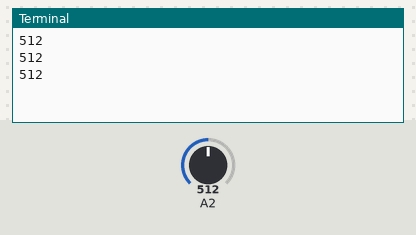
Simulated run of this program. Board: Raspberry Pi (BCM pin numbers) with a GrovePi and a Grove Base HAT. On the bench: the last lines printed to the terminal. The inputs (shaded band) are chosen by the test bench; at power-on: A2 = 512 (analog values on the 0–1023 scale).

Above: at 1.2 s.
1.3 s: A2 set to 716
At 1.9 s:
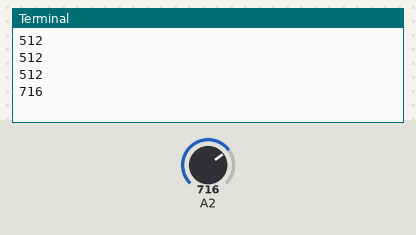
2.8 s: A2 set to 900
At 3.4 s:
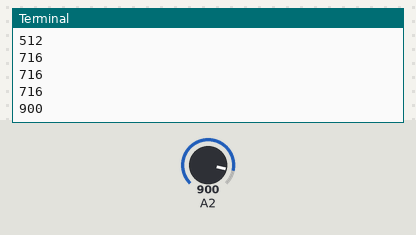
Timing chart, 0 to 5.8 s (numbered marks = the images above; inputs shaded):
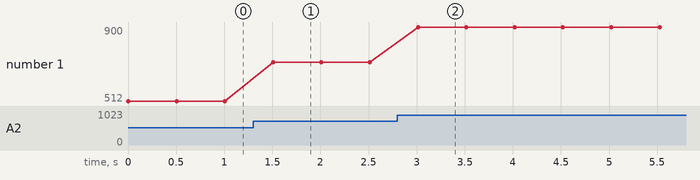

Measured:
- after the input at 1.3 s, the terminal: prints a new line after 0.21 s (image 1)
- after the input at 2.8 s, the terminal: prints a new line after 0.21 s (image 2)
- plotted number 1: 512 → 716 after the input at 1.3 s, 716 → 900 after the input at 2.8 s

The program:

grovepi_plus_get_soil_moisture.py
```python
# Get soil moisture from Grove moisture sensor connected to the GrovePi+ Hat
# http://wiki.seeedstudio.com/Grove-Moisture_Sensor/

# Sensor is connected to A2 of the GrovePi+ Hat

#   Here are suggested sensor values:
#       Min  Typ  Max  Condition
#       0    0    0    sensor in open air
#       0    20   300  sensor in dry soil
#       300  580  700  sensor in humid soil
#       700  940  950  sensor in water


import time
import grovepi

# Connect the Grove Moisture Sensor to analog port A2
# SIG,NC,VCC,GND
sensor = 2

while True:
    try:
        moisture = grovepi.analogRead(sensor)
        print(moisture)
        time.sleep(.5)

    except KeyboardInterrupt:
        break
    except IOError:
        print ("Error")
```
